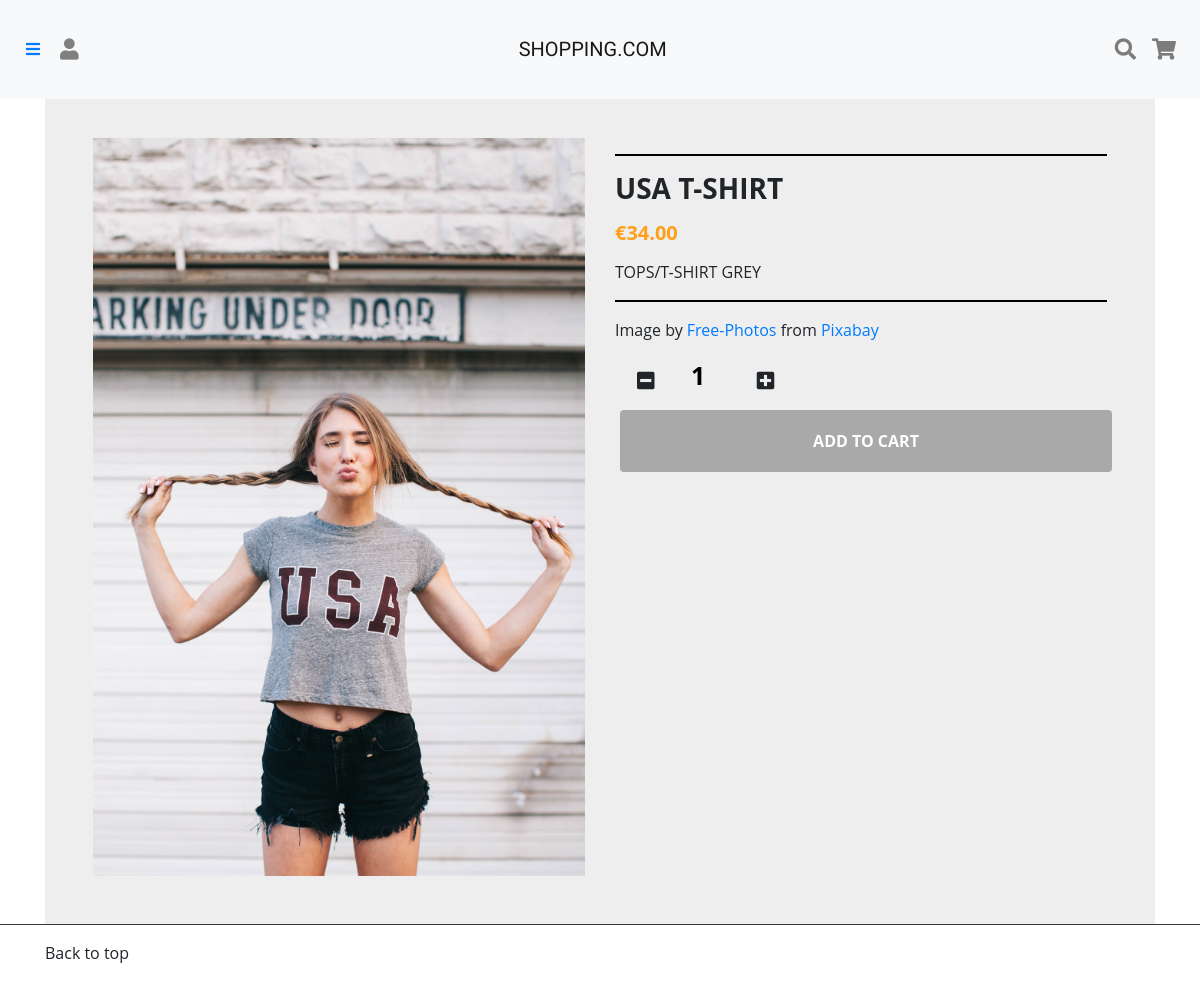
The page /product/viewProduct.php?productNo=1005 on the database its author committed.
### tables this page shows
CREATE TABLE Product(
p_id INT(6) UNSIGNED AUTO_INCREMENT PRIMARY KEY,
p_name VARCHAR(30) NOT NULL,
p_category VARCHAR(30) NOT NULL,
p_sub VARCHAR(30) NOT NULL,
p_colour VARCHAR(30) NOT NULL,
p_price DECIMAL(5,2) NOT NULL,
p_quantity INT(6) NOT NULL,
p_description VARCHAR(1000)
);

### src/controller/Product_cont.php (called while the page is built, shortened)
<?php
	include 'Controller.php';
	class Product_Controller extends Controller{
		public function __construct(){
			$this->model= new Product_model();
		}
    	public function productView(){
    		$pid = $_REQUEST['productNo'];
    		$product = $this->model->selectProduct($pid);
    		require_once $_SERVER["DOCUMENT_ROOT"]."/view/header.php";
			require_once $_SERVER["DOCUMENT_ROOT"]."/view/product_detail.php";
			require_once $_SERVER["DOCUMENT_ROOT"]."/view/footer.php";
		}
	}

### src/product/viewProduct.php (called while the page is built)
<?php
  include $_SERVER["DOCUMENT_ROOT"].'/controller/Product_cont.php';
  include $_SERVER["DOCUMENT_ROOT"].'/model/Product_model.php';
  $controller = new Product_Controller();
  $controller -> productView();
?>

### src/model/Model.php (called while the page is built, shortened)
<?php
	class Model{
		private $host = 'db';
		private $dbuser ='d1234';
		private $dbpwd = '1234';
		private $database = 'mysql';
		public function __construct(){
			try{
				$this->pdo = new PDO("mysql:host=$this->host;dbname=$this->database", $this->dbuser, $this->dbpwd);
			}catch(PDOException $e){
				echo 'Could not connect: '. $e -> getMessage();
			}
		}
	}

### src/model/Product_model.php (called while the page is built, shortened)
<?php
	include 'Model.php';
	class Product_Model extends Model{
		function selectProduct($pid){
			$sql = "SELECT * from Product where p_id = '$pid'";
			$stmt = $this->pdo->prepare($sql);
			$stmt->execute();
			return $stmt->fetch();
		}
	}

### src/view/product_detail.php (the view, shortened to what this page needs)
<main id="main product-main">
	<div class="container">
		<div class="card-detail">
			<div class="container-fliud">
				<div class="wrapper row">
					<div class="preview col-md-6">
						<div class="preview-pic tab-content">
						  	<?php
		            		$image_src = "/public/img/{$product['p_category']}/{$product['p_id']}.jpg";
		        			?>
							<img class="img-detail" src=<?php echo $image_src;?>>
						</div>
					</div>
					<div class="details col-md-6">
						<hr style="width: 100%; color: black; height: 1px; background-color:black;" />
						<h3 class="product-title"><?php echo $product['p_name'];?></h3>
						<h5 class="price"><span>€<?php echo $product['p_price'];?></span></h5>
						<div class="rows">
							<span class="info"><?php echo $product['p_category'];?>/<?php echo $product['p_sub'];?></span>
							<span class="info text-right"><?php echo $product['p_colour'];?></span>
						</div>
						<hr style="width: 100%; color: black; height: 1px; background-color:black;" />
						<p class="product-description"><?php echo $product['p_description'];?></p>
						<div class="row">
				 			<div class="col-md-6 product-qty">
				  				<span class="btn btn-default btn-lg btn-qty minus">
				  					<span class="fas fa-minus-square" aria-hidden="true"></span>
				  				</span>
				  				<input type="number" class="count p-quantity text-center" value="1">
				  				<span class="btn btn-default btn-lg btn-qty plus">
				   					<span class="fas fa-plus-square" aria-hidden="true"></span>
				  				</span>
				  			</div>
			 			</div>
						<div class="action">
							<?php if ((isset($_SESSION['user']))&&($_SESSION['user']=='Admin')):?>
							<?php $id = $product['p_id']; $cat = "'".$product['p_category']."'";?>
				  				<div class="row">
				 					<div class="col-md-12 text-center">
				  						<button class="btn btn-dark btn-block cbutton" onclick="location.href='/product/modifyProduct.php?pid='+<?php echo $id?>">
							   				Modify Product
				  						</button>
				 					</div>
				 				</div>
				 				<div class="row">
				 					<div class="col-md-12 text-center">
				  						<button class="btn btn-dark btn-block cbutton mt-auto" onclick="javascript:deleteObject(<?php echo$cat;?>,<?php echo $id;?>)">
				  							Delete Product
				  						</button>
				 					</div>
				 				</div>
			  				<?php else: ?>
				  				<div class="row">
				 					<div class="col-md-12 text-center">
				 						<?php if (isset($_SESSION['user'])):?>
				  							<button id = "addcart" class="btn addcart btn-dark btn-block cbutton" value="Add to Cart">Add to Cart
				  						<?php else:?>
				  							<button id = "addcart-notlogin" class="btn addcart-notlogin btn-dark btn-block cbutton">Add to Cart
				  						<?php endif;?>
				  						</button>
				 					</div>
				 				</div>
			  				<?php endif?>
						</div>
					</div>
				</div>
			</div>
		</div>
	</div>
</main>

### src/public/css/styles.css (style rules this page uses)
main { margin-top:5%; }
.count { color: #000; display: inline-block; width:50px; font-size: 25px; font-weight: 700; line-height: 30px; padding: 0 2px; text-align: center; background: transparent; border-top: transparent !important; border-left: transparent !important; border-right: transparent !important; border-bottom: transparent !important; }
span { -webkit-user-select: none; -moz-user-select: none; -ms-user-select: none; }

### src/public/css/grid.css (style rules this page uses)
.container { display:flex; }
.btn { margin : 5px; }
img { max-width: 100%; }
.preview { display: -webkit-box; display: -webkit-flex; display: -ms-flexbox; display: flex; -webkit-box-orient: vertical; -webkit-box-direction: normal; -webkit-flex-direction: column; -ms-flex-direction: column; flex-direction: column; }
.preview-pic { -webkit-box-flex: 1; -webkit-flex-grow: 1; -ms-flex-positive: 1; flex-grow: 1; }
.tab-content { overflow: hidden; }
.tab-content img { width: 100%; }
.card-detail { margin-top: 30px; background: #eee; padding: 3em; line-height: 1.5em; }
@media screen and (min-width: 997px) { .wrapper { display: -webkit-box; display: -webkit-flex; display: -ms-flexbox; display: flex; } }
.details { display: -webkit-box; display: -webkit-flex; display: -ms-flexbox; display: flex; -webkit-box-orient: vertical; -webkit-box-direction: normal; -webkit-flex-direction: column; -ms-flex-direction: column; flex-direction: column; }
.product-title, .price { text-transform: UPPERCASE; font-weight: bold; }
.info { text-transform: UPPERCASE; }
.checked, .price span { color: #ff9f1a; }
.product-title, .rating, .product-description, .price, .vote, .sizes { margin-bottom: 15px; }
.product-title { margin-top: 0; }
.cbutton, .like { background: #a9a9a9; padding: 1.2em 1.5em; border: none; text-transform: UPPERCASE; font-weight: bold; color: #fff; -webkit-transition: background .3s ease; transition: background .3s ease; }

### rows shown on the page
product: p_category+p_id (picture), p_name "USA T-SHIRT", p_price "34.00", p_category "TOPS", p_sub "T-SHIRT", p_colour "GREY", p_description "Image by Free-Photos from Pixabay"
